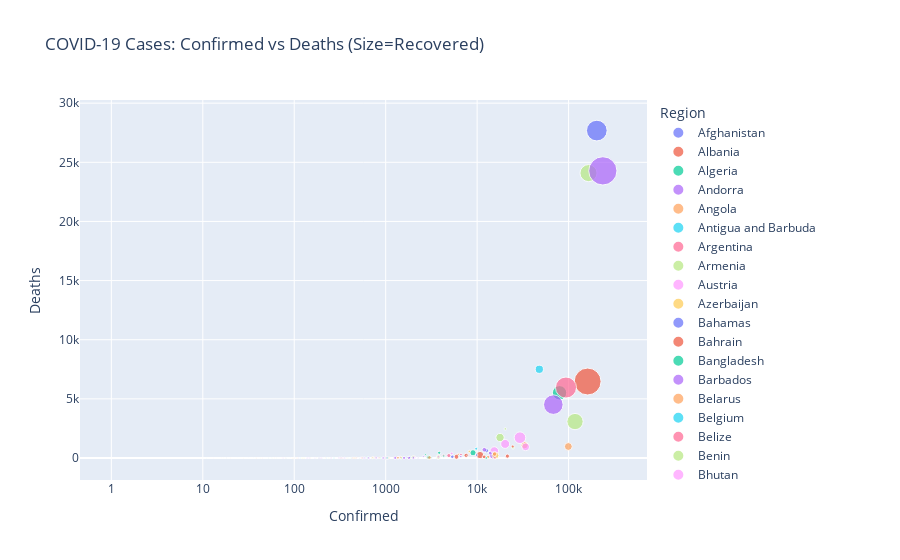

Notebook source saved alongside this figure:
### Markdown cell above
## 7. Interactive Plotly Bubble Chart

### Code cell
fig = px.scatter(df, x='Confirmed', y='Deaths', size='Recovered', 
                 color='Region', hover_name='Region', log_x=True,
                 title='COVID-19 Cases: Confirmed vs Deaths (Size=Recovered)')
fig.write_html('visuals/interactive_bubble_chart.html')
fig.show()
